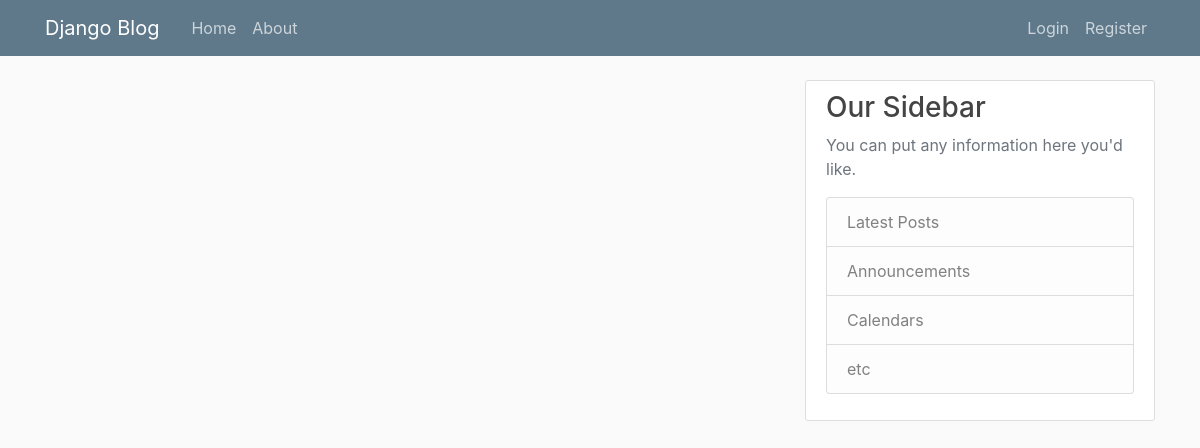
Before: / with the older database file.
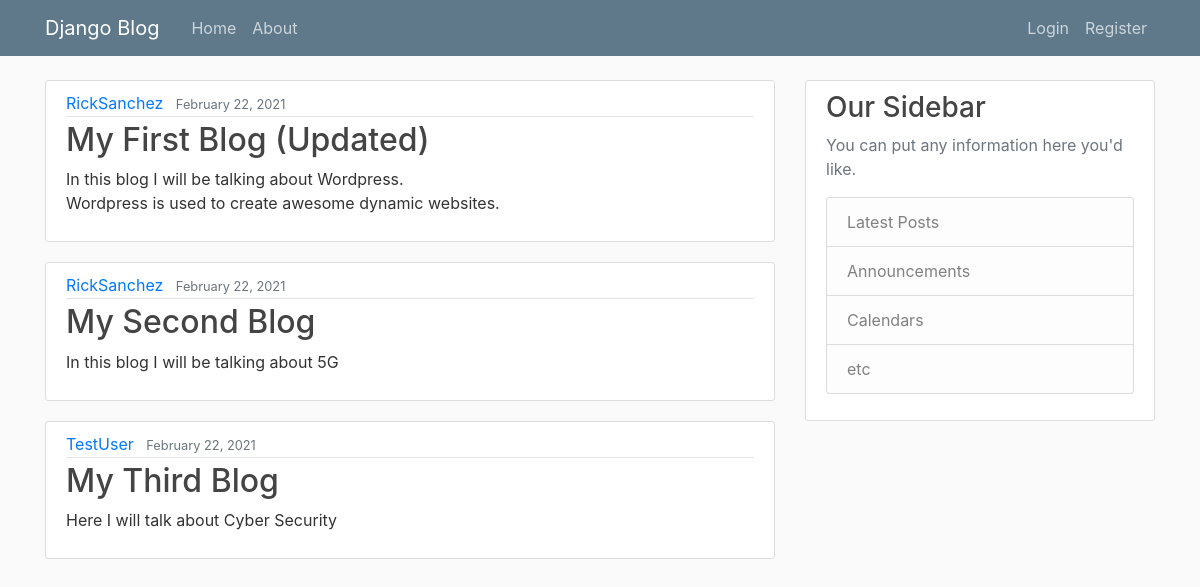
After: the same page with the newer database file.
### blog/models.py (models this page shows, shortened)
class Post(models.Model): # post model (basically a post table)
	title = models.CharField(max_length=100)
	content = models.TextField()
	date_posted = models.DateTimeField(default=timezone.now)
	author = models.ForeignKey(User, on_delete=models.CASCADE)

### blog/views.py (the view)
# urls.py: path('', views.home, name='blog-home'), # calls home function in views.py
def home(request):
	context = {
		'posts': Post.objects.all()
	}
	return render(request,'blog/home.html',context)

### blog/templates/blog/home.html
{% extends "blog/base.html" %}
{% block content %}
	{% for post in posts %}
		<article class="media content-section">
		  <div class="media-body">
		    <div class="article-metadata">
		      <a class="mr-2" href="#">{{ post.author }}</a>
		      <small class="text-muted">{{ post.date_posted | date:"F d, Y" }}</small>
		    </div>
		    <h2><a class="article-title" href="#">{{ post.title }}</a></h2>
		    <p class="article-content">{{ post.content }}</p>
		  </div>
		</article>
	{% endfor %}
{% endblock content %}

### blog/templates/blog/base.html (shortened to what this page needs)
{% load static %}
<!DOCTYPE html>
<html lang="en">
<head>
    <link rel="stylesheet" href="https://maxcdn.bootstrapcdn.com/bootstrap/4.0.0/css/bootstrap.min.css">
    <link rel="stylesheet" type="text/css" href="{% static 'blog/main.css' %}">
</head>
<body>
	<header class="site-header">
  		<nav class="navbar navbar-expand-md navbar-dark bg-steel fixed-top">
    		<div class="container">
      			<a class="navbar-brand mr-4" href="/">Django Blog</a>
      			<div class="collapse navbar-collapse" id="navbarToggle">
        			<div class="navbar-nav mr-auto">
          				<a class="nav-item nav-link" href="{% url 'blog-home' %}">Home</a>
          				<a class="nav-item nav-link" href="{% url 'blog-about' %}">About</a>
        			</div>
        			<div class="navbar-nav">
          				<a class="nav-item nav-link" href="#">Login</a>
          				<a class="nav-item nav-link" href="#">Register</a>
        			</div>
      			</div>
    		</div>
  		</nav>
	</header>
	<main role="main" class="container">
  		<div class="row">
    		<div class="col-md-8">
      			{% block content %}
      			{% endblock content %}
    		</div>
    		<div class="col-md-4">
      			<div class="content-section">
        			<h3>Our Sidebar</h3>
        			<p class='text-muted'>You can put any information here you'd like.
          				<ul class="list-group">
            				<li class="list-group-item list-group-item-light">Latest Posts</li>
            				<li class="list-group-item list-group-item-light">Announcements</li>
            				<li class="list-group-item list-group-item-light">Calendars</li>
            				<li class="list-group-item list-group-item-light">etc</li>
          				</ul>
        			</p>
      			</div>
    		</div>
  		</div>
	</main>
</body>
</html>

### blog/static/blog/main.css (style rules this page uses)
body { background: #fafafa; color: #333333; margin-top: 5rem; }
h1, h2, h3, h4, h5, h6 { color: #444444; }
ul { margin: 0; }
.bg-steel { background-color: #5f788a; }
.site-header .navbar-nav .nav-link { color: #cbd5db; }
.content-section { background: #ffffff; padding: 10px 20px; border: 1px solid #dddddd; border-radius: 3px; margin-bottom: 20px; }
.article-title { color: #444444; }
.article-content { white-space: pre-line; }
.article-metadata { padding-bottom: 1px; margin-bottom: 4px; border-bottom: 1px solid #e3e3e3 }

Changed rows visible on the page:
added Post: author "RickSanchez", date_posted "February 22, 2021", title "My First Blog (Updated)", content "In this blog I will be talking about Wordpress. Wordpress is used to create awesome dynamic websites."
added Post: author "RickSanchez", date_posted "February 22, 2021", title "My Second Blog", content "In this blog I will be talking about 5G"
added Post: author "TestUser", date_posted "February 22, 2021", title "My Third Blog", content "Here I will talk about Cyber Security"
